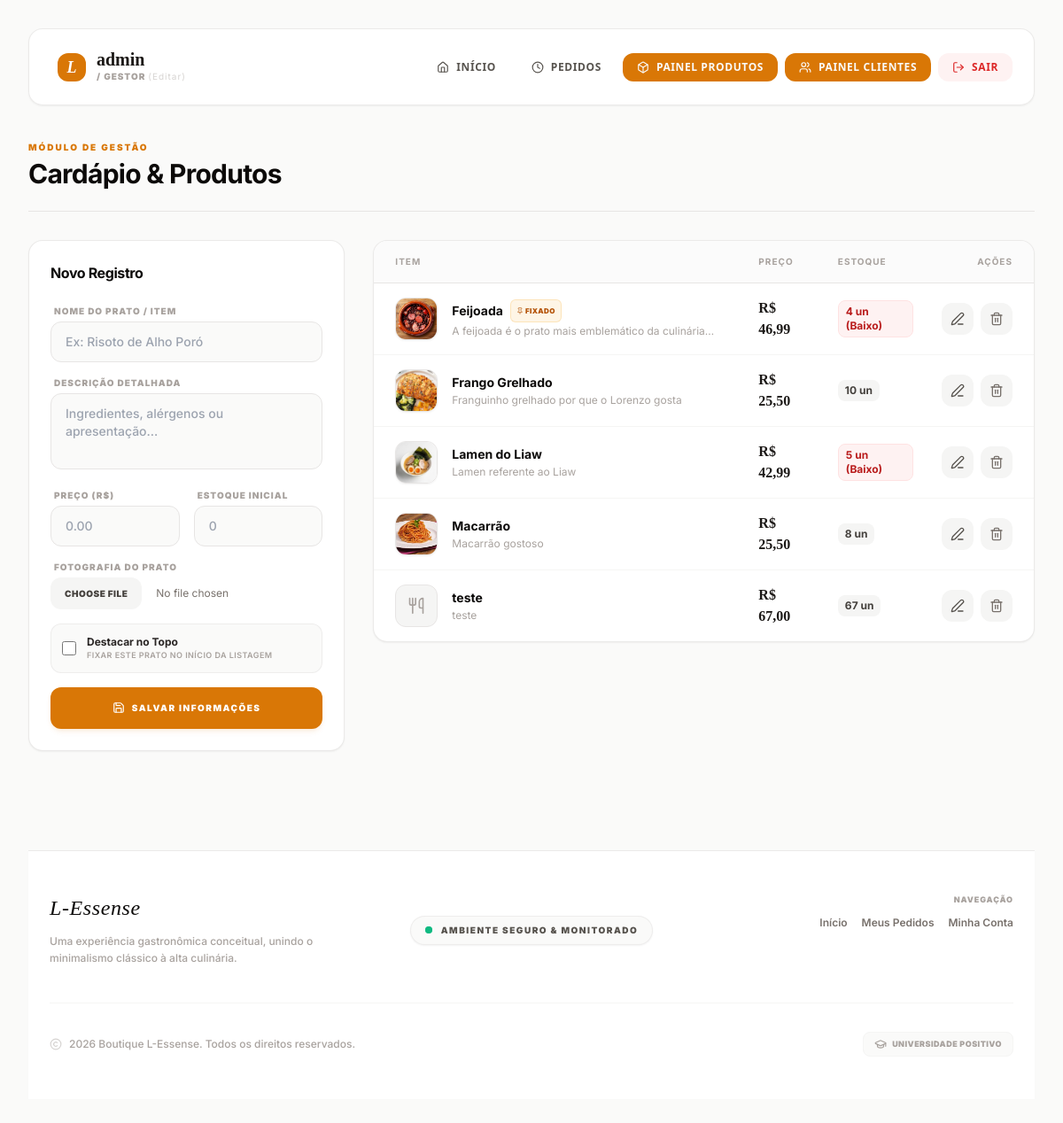
/dashboard/product.php (signed in), run on an earlier commit of the app's database.
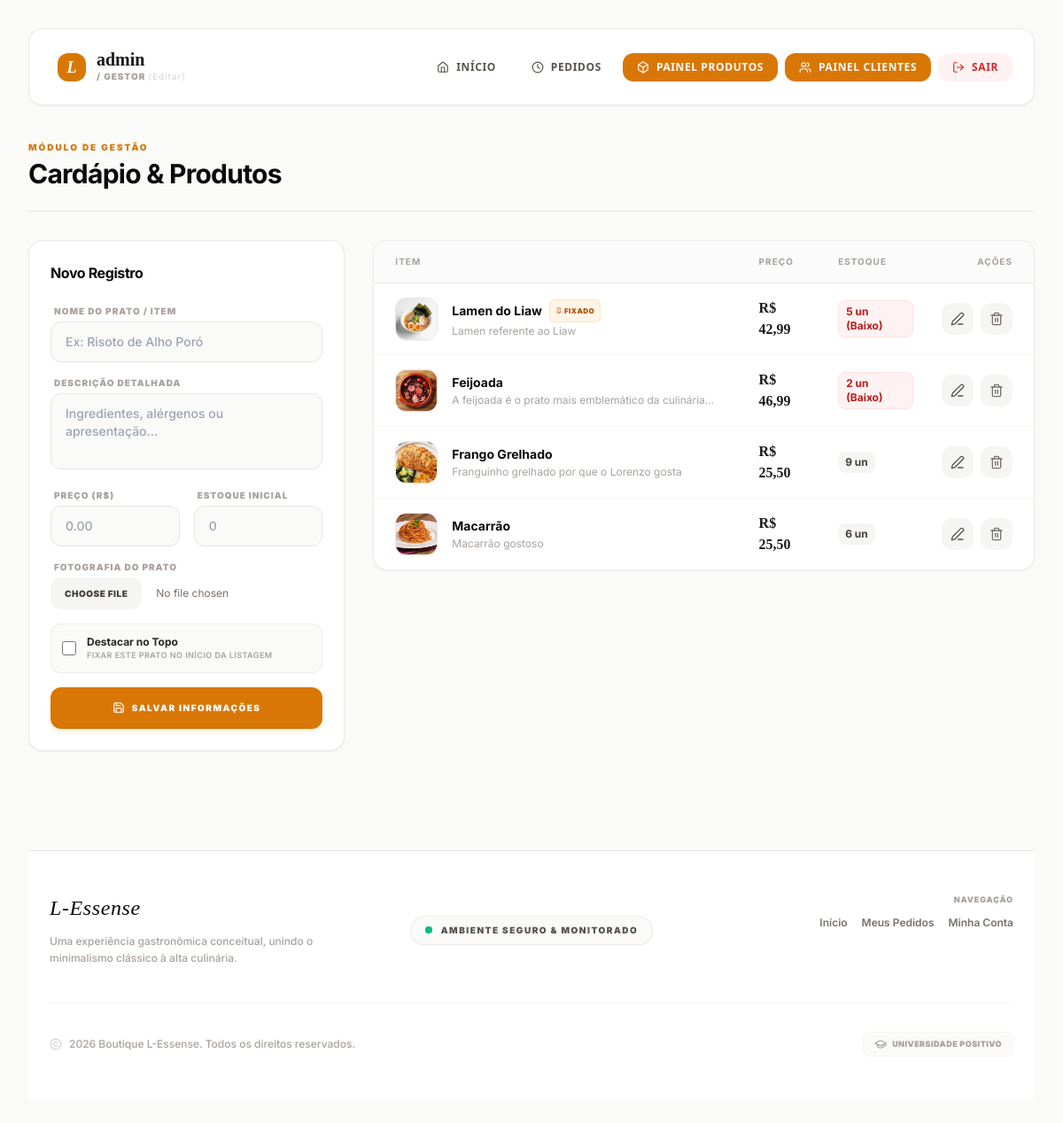
And on a later commit of the database.
### tables this page shows
CREATE TABLE `produtos` (
  `id` int(11) NOT NULL,
  `nome` varchar(100) NOT NULL,
  `descricao` text DEFAULT NULL,
  `preco` decimal(10,2) NOT NULL,
  `estoque` int(11) NOT NULL,
  `fixado` tinyint(1) DEFAULT 0,
  `imagem` varchar(255) DEFAULT NULL
);

### dashboard/product.php (the view, shortened to what the changed rows need)
<?php
require_once __DIR__ . '/../auth/Conexao.php';
$sql = "SELECT * FROM produtos ORDER BY fixado DESC, nome ASC";
$resultado = mysqli_query($conexao, $sql);
$items = mysqli_fetch_all($resultado, MYSQLI_ASSOC);
?>
<!DOCTYPE html>
<html lang="pt-br">
<head>
    <script src="https://cdn.tailwindcss.com"></script>
</head>
<body class="bg-stone-50 text-stone-900 antialiased min-h-screen p-4 md:p-8">
    <div class="max-w-7xl mx-auto space-y-8">
        <div class="flex flex-col md:flex-row justify-between items-start md:items-center gap-4 border-b border-stone-200 pb-6">
            <div>
                <h1 class="text-3xl font-bold tracking-tight text-stone-950">Cardápio & Produtos</h1>
            </div>
        </div>
        <div class="grid grid-cols-1 lg:grid-cols-3 gap-8 items-start">
            <div class="bg-white border border-stone-200/80 rounded-2xl p-6 shadow-sm sticky top-24">
                <div class="flex items-center justify-between mb-6">
                    <h2 id="formTitle" class="text-base font-bold tracking-tight text-stone-950">Novo Registro</h2>
                </div>
            </div>
            <div class="lg:col-span-2 bg-white border border-stone-200/80 rounded-2xl shadow-sm overflow-hidden">
                <div class="overflow-x-auto">
                    <table class="w-full text-left border-collapse">
                        <thead>
                            <tr class="bg-stone-50/70 border-b border-stone-200 text-[10px] font-black uppercase tracking-widest text-stone-400">
                                <th class="p-4 pl-6">Item</th>
                                <th class="p-4">Preço</th>
                                <th class="p-4">Estoque</th>
                                <th class="p-4 text-right pr-6">Ações</th>
                            </tr>
                        </thead>
                        <tbody class="divide-y divide-stone-100 text-sm font-medium text-stone-700">
                            <?php foreach ($items as $item): ?>
                                <tr class="hover:bg-stone-50/40 transition-all">
                                    <td class="p-4 pl-6">
                                        <div class="flex items-center gap-4">
                                            <?php if (!empty($item['imagem'])): ?>
                                                <img src="../uploads/<?php echo htmlspecialchars($item['imagem']); ?>" class="w-12 h-12 object-cover rounded-xl border border-stone-200 shadow-sm shrink-0">
                                            <?php else: ?>
                                                <div class="w-12 h-12 bg-stone-100 border border-stone-200 rounded-xl flex items-center justify-center text-stone-400 shrink-0">
                                                    <i data-lucide="utensils" class="w-5 h-5"></i>
                                                </div>
                                            <?php endif; ?>
                                            <div class="space-y-0.5">
                                                <div class="flex items-center gap-2">
                                                    <span class="font-bold text-stone-950"><?php echo htmlspecialchars($item['nome']); ?></span>
                                                    <?php if ($item['fixado'] == 1): ?>
                                                        <span class="bg-amber-500/10 text-amber-700 border border-amber-500/20 rounded-md text-[8px] font-black uppercase px-1.5 py-0.5 tracking-wider flex items-center gap-0.5"><i data-lucide="pin" class="w-2 h-2"></i> Fixado</span>
                                                    <?php endif; ?>
                                                </div>
                                                <p class="text-xs text-stone-400 font-normal line-clamp-1 max-w-sm"><?php echo htmlspecialchars($item['descricao'] ?? ''); ?></p>
                                            </div>
                                        </div>
                                    </td>
                                    <td class="p-4 font-serif text-base text-stone-900 font-bold">
                                        R$ <?php echo number_format((float)$item['preco'], 2, ',', '.'); ?>
                                    </td>
                                    <td class="p-4">
                                        <?php if ($item['estoque'] <= 5): ?>
                                            <span class="bg-red-50 text-red-700 rounded-lg px-2 py-1 text-xs font-bold inline-block border border-red-100"><?php echo $item['estoque']; ?> un (Baixo)</span>
                                        <?php else: ?>
                                            <span class="bg-stone-100 text-stone-700 rounded-lg px-2 py-1 text-xs font-bold inline-block"><?php echo $item['estoque']; ?> un</span>
                                        <?php endif; ?>
                                    </td>
                                    <td class="p-4 text-right pr-6">
                                        <div class="flex items-center justify-end gap-2">
                                            <button onclick='editProduct(<?php echo json_encode($item, JSON_HEX_APOS|JSON_HEX_QUOT); ?>)'
                                                class="h-9 w-9 bg-stone-100 hover:bg-amber-600 hover:text-white rounded-xl flex items-center justify-center text-stone-600 transition-all active:scale-95" title="Editar">
                                                <i data-lucide="edit-3" class="w-4 h-4"></i>
                                            </button>
                                            <form action="product.php" method="POST" onsubmit="return confirm('Tem certeza que deseja apagar este prato?');">
                                                <button type="submit" class="h-9 w-9 bg-stone-100 hover:bg-red-500 hover:text-white rounded-xl flex items-center justify-center text-stone-500 transition-all active:scale-95" title="Excluir">
                                                    <i data-lucide="trash-2" class="w-4 h-4"></i>
                                                </button>
                                            </form>
                                        </div>
                                    </td>
                                </tr>
                            <?php endforeach; ?>
                        </tbody>
                    </table>
                </div>
            </div>
        </div>
    </div>
</body>
</html>

What changed in the data, as far as the page shows it:
removed produtos: nome "teste", descricao "teste", preco "67,00", estoque "67"
changed produtos "Lamen do Liaw": now shows "FIXADO"; moves up the list
changed produtos "Feijoada": estoque "4" → "2"; no longer shows "FIXADO"
changed produtos "Frango Grelhado": estoque "10" → "9"
changed produtos "Macarrão": estoque "8" → "6"
